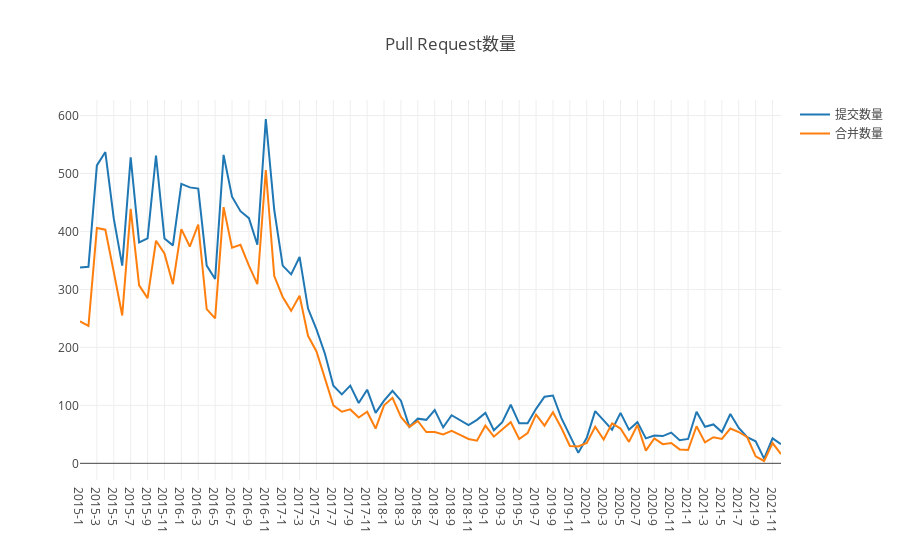

Notebook code cell kept with this figure:
### Code cell
openDigger.render.plotly([
    {x: used_dates_print, y: opened_pr, mode: 'scatter', name: '提交数量'},
    {x: used_dates_print, y: merged_pr, mode: 'scatter', name: '合并数量'},
], {
    title: 'Pull Request数量',
    yaxis2: { overlaying: 'y', side: 'right', anchor: 'x' },
    xaxis: {type: 'category'}
});

var table_items = []
for (var i = 0; i < used_dates_print.length; ++i) {
    table_items.push({'日期': used_dates_print[i], 
                      '提交数量': opened_pr[i], 
                      '合并数量': merged_pr[i]});
}
console.table(table_items);

### Figure 1 — Plotly figure (JSON) as saved in the notebook; plotly's stock layout.template omitted (floating-point values rounded to 4 significant figures)
{"data": [{"mode": "scatter", "name": "提交数量", "x": ["2015-1", "2015-2", "2015-3", "2015-4", "2015-5", "2015-6", "2015-7", "2015-8", "2015-9", "2015-10", "2015-11", "2015-12", "2016-1", "2016-2", "2016-3", "2016-4", "2016-5", "2016-6", "2016-7", "2016-8", "2016-9", "2016-10", "2016-11", "2016-12", "2017-1", "2017-2", "2017-3", "2017-4", "2017-5", "2017-6", "2017-7", "2017-8", "2017-9", "2017-10", "2017-11", "2017-12", "2018-1", "2018-2", "2018-3", "2018-4", "2018-5", "2018-6", "2018-7", "2018-8", "2018-9", "2018-10", "2018-11", "2018-12", "2019-1", "2019-2", "2019-3", "2019-4", "2019-5", "2019-6", "2019-7", "2019-8", "2019-9", "2019-10", "2019-11", "2019-12", "2020-1", "2020-2", "2020-3", "2020-4", "2020-5", "2020-6", "2020-7", "2020-8", "2020-9", "2020-10", "2020-11", "2020-12", "2021-1", "2021-2", "2021-3", "2021-4", "2021-5", "2021-6", "2021-7", "2021-8", "2021-9", "2021-10", "2021-11", "2021-12"], "y": [338, 339, 514, 537, 422, 341, 528, 381, 388, 531, 388, 376, 482, 476, 474, 341, 318, 532, 460, 435, 423, 377, 594, 437, 341, 326, 356, 267, 231, 189, 134, 119, 134, 104, 127, 87, 108, 125, 108, 63, 77, 75, 92, 62, 83, 74, 66, 75, 87, 57, 71, 101, 69, 69, 94, 115, 117, 78, 48, 18, 44, 90, 74, 58, 87, 58, 71, 43, 48, 47, 53, 40, 42, 89, 63, 67, 54, 85, 61, 45, 38, 8, 43, 33]}, {"mode": "scatter", "name": "合并数量", "x": ["2015-1", "2015-2", "2015-3", "2015-4", "2015-5", "2015-6", "2015-7", "2015-8", "2015-9", "2015-10", "2015-11", "2015-12", "2016-1", "2016-2", "2016-3", "2016-4", "2016-5", "2016-6", "2016-7", "2016-8", "2016-9", "2016-10", "2016-11", "2016-12", "2017-1", "2017-2", "2017-3", "2017-4", "2017-5", "2017-6", "2017-7", "2017-8", "2017-9", "2017-10", "2017-11", "2017-12", "2018-1", "2018-2", "2018-3", "2018-4", "2018-5", "2018-6", "2018-7", "2018-8", "2018-9", "2018-10", "2018-11", "2018-12", "2019-1", "2019-2", "2019-3", "2019-4", "2019-5", "2019-6", "2019-7", "2019-8", "2019-9", "2019-10", "2019-11", "2019-12", "2020-1", "2020-2", "2020-3", "2020-4", "2020-5", "2020-6", "2020-7", "2020-8", "2020-9", "2020-10", "2020-11", "2020-12", "2021-1", "2021-2", "2021-3", "2021-4", "2021-5", "2021-6", "2021-7", "2021-8", "2021-9", "2021-10", "2021-11", "2021-12"], "y": [245, 237, 406, 403, 330, 255, 439, 307, 285, 384, 362, 309, 404, 374, 412, 266, 250, 442, 372, 377, 341, 309, 506, 323, 287, 263, 289, 220, 193, 147, 100, 89, 93, 79, 89, 60, 100, 113, 80, 63, 73, 54, 54, 50, 56, 49, 42, 39, 65, 46, 59, 71, 42, 52, 84, 65, 88, 61, 30, 29, 35, 63, 41, 69, 60, 37, 66, 22, 43, 33, 35, 24, 23, 64, 36, 45, 42, 60, 54, 45, 12, 4, 35, 16]}], "layout": {"autosize": true, "title": {"text": "Pull Request数量"}, "xaxis": {"autorange": true, "range": [0, 83], "type": "category"}, "yaxis": {"autorange": true, "range": [-28.78, 626.8], "type": "linear"}, "yaxis2": {"anchor": "x", "overlaying": "y", "side": "right"}}}
